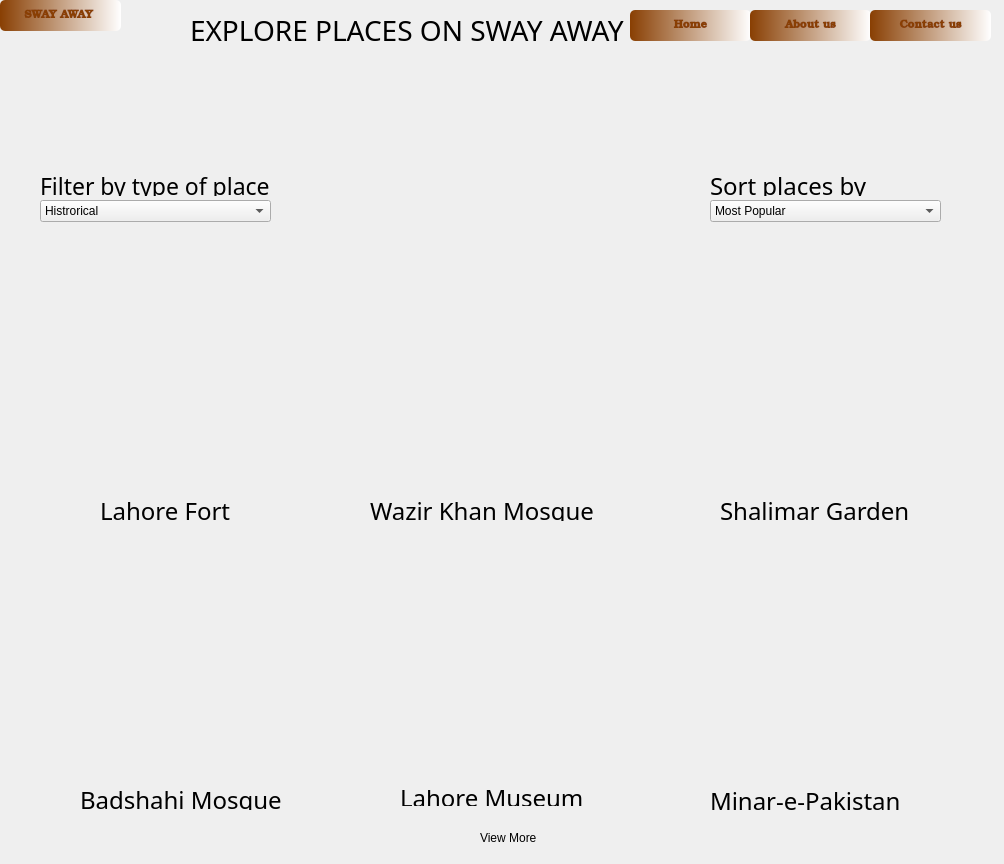
<?xml version="1.0" encoding="UTF-8"?>
<ui version="4.0">
 <class>Form</class>
 <widget class="QWidget" name="Form">
  <property name="geometry">
   <rect>
    <x>0</x>
    <y>0</y>
    <width>1004</width>
    <height>864</height>
   </rect>
  </property>
  <property name="windowTitle">
   <string>Form</string>
  </property>
  <widget class="QLabel" name="label">
   <property name="geometry">
    <rect>
     <x>0</x>
     <y>0</y>
     <width>1011</width>
     <height>871</height>
    </rect>
   </property>
   <property name="styleSheet">
    <string notr="true">background-image: url(:/pics/db.png);</string>
   </property>
   <property name="text">
    <string/>
   </property>
  </widget>
  <widget class="QComboBox" name="comboBox">
   <property name="geometry">
    <rect>
     <x>40</x>
     <y>200</y>
     <width>231</width>
     <height>22</height>
    </rect>
   </property>
   <item>
    <property name="text">
     <string>Histrorical</string>
    </property>
   </item>
   <item>
    <property name="text">
     <string>Cafes</string>
    </property>
   </item>
   <item>
    <property name="text">
     <string>Funlands</string>
    </property>
   </item>
  </widget>
  <widget class="QComboBox" name="comboBox_2">
   <property name="geometry">
    <rect>
     <x>710</x>
     <y>200</y>
     <width>231</width>
     <height>22</height>
    </rect>
   </property>
   <property name="currentText">
    <string>Most Popular</string>
   </property>
   <property name="currentIndex">
    <number>0</number>
   </property>
   <item>
    <property name="text">
     <string>Most Popular</string>
    </property>
   </item>
   <item>
    <property name="text">
     <string>Rating</string>
    </property>
   </item>
   <item>
    <property name="text">
     <string>Reviews</string>
    </property>
   </item>
   <item>
    <property name="text">
     <string/>
    </property>
   </item>
  </widget>
  <widget class="QLabel" name="label_2">
   <property name="geometry">
    <rect>
     <x>0</x>
     <y>0</y>
     <width>1011</width>
     <height>161</height>
    </rect>
   </property>
   <property name="styleSheet">
    <string notr="true">background-image: url(:/pics/ok.png);</string>
   </property>
   <property name="text">
    <string/>
   </property>
  </widget>
  <widget class="QLabel" name="label_3">
   <property name="geometry">
    <rect>
     <x>20</x>
     <y>560</y>
     <width>321</width>
     <height>211</height>
    </rect>
   </property>
   <property name="styleSheet">
    <string notr="true">background-image: url(:/pics/bddddd.png);</string>
   </property>
   <property name="text">
    <string/>
   </property>
  </widget>
  <widget class="QLabel" name="label_4">
   <property name="geometry">
    <rect>
     <x>20</x>
     <y>270</y>
     <width>321</width>
     <height>221</height>
    </rect>
   </property>
   <property name="styleSheet">
    <string notr="true">background-image: url(:/pics/lf.png);</string>
   </property>
   <property name="text">
    <string/>
   </property>
  </widget>
  <widget class="QLabel" name="label_5">
   <property name="geometry">
    <rect>
     <x>670</x>
     <y>270</y>
     <width>301</width>
     <height>221</height>
    </rect>
   </property>
   <property name="styleSheet">
    <string notr="true">background-image: url(:/pics/shala.png);</string>
   </property>
   <property name="text">
    <string/>
   </property>
  </widget>
  <widget class="QLabel" name="label_6">
   <property name="geometry">
    <rect>
     <x>360</x>
     <y>270</y>
     <width>291</width>
     <height>221</height>
    </rect>
   </property>
   <property name="styleSheet">
    <string notr="true">background-image: url(:/pics/wk.png);</string>
   </property>
   <property name="text">
    <string/>
   </property>
  </widget>
  <widget class="QLabel" name="label_7">
   <property name="geometry">
    <rect>
     <x>360</x>
     <y>560</y>
     <width>291</width>
     <height>211</height>
    </rect>
   </property>
   <property name="styleSheet">
    <string notr="true">background-image: url(:/pics/LM.png);</string>
   </property>
   <property name="text">
    <string/>
   </property>
  </widget>
  <widget class="QLabel" name="label_8">
   <property name="geometry">
    <rect>
     <x>680</x>
     <y>560</y>
     <width>301</width>
     <height>211</height>
    </rect>
   </property>
   <property name="styleSheet">
    <string notr="true">background-image: url(:/pics/mmmmmmmmm.png);</string>
   </property>
   <property name="text">
    <string/>
   </property>
  </widget>
  <widget class="QLabel" name="label_9">
   <property name="geometry">
    <rect>
     <x>100</x>
     <y>500</y>
     <width>171</width>
     <height>21</height>
    </rect>
   </property>
   <property name="font">
    <font>
     <family>Colonna MT</family>
     <pointsize>18</pointsize>
    </font>
   </property>
   <property name="text">
    <string>Lahore Fort</string>
   </property>
  </widget>
  <widget class="QLabel" name="label_10">
   <property name="geometry">
    <rect>
     <x>370</x>
     <y>500</y>
     <width>251</width>
     <height>21</height>
    </rect>
   </property>
   <property name="font">
    <font>
     <family>Colonna MT</family>
     <pointsize>18</pointsize>
    </font>
   </property>
   <property name="text">
    <string>Wazir Khan Mosque</string>
   </property>
  </widget>
  <widget class="QLabel" name="label_11">
   <property name="geometry">
    <rect>
     <x>720</x>
     <y>500</y>
     <width>211</width>
     <height>21</height>
    </rect>
   </property>
   <property name="font">
    <font>
     <family>Colonna MT</family>
     <pointsize>18</pointsize>
    </font>
   </property>
   <property name="text">
    <string>Shalimar Garden</string>
   </property>
  </widget>
  <widget class="QLabel" name="label_12">
   <property name="geometry">
    <rect>
     <x>80</x>
     <y>790</y>
     <width>241</width>
     <height>20</height>
    </rect>
   </property>
   <property name="font">
    <font>
     <family>Colonna MT</family>
     <pointsize>18</pointsize>
    </font>
   </property>
   <property name="text">
    <string>Badshahi Mosque</string>
   </property>
  </widget>
  <widget class="QLabel" name="label_13">
   <property name="geometry">
    <rect>
     <x>400</x>
     <y>790</y>
     <width>211</width>
     <height>16</height>
    </rect>
   </property>
   <property name="font">
    <font>
     <family>Colonna MT</family>
     <pointsize>18</pointsize>
    </font>
   </property>
   <property name="text">
    <string>Lahore Museum</string>
   </property>
  </widget>
  <widget class="QLabel" name="label_14">
   <property name="geometry">
    <rect>
     <x>710</x>
     <y>790</y>
     <width>231</width>
     <height>21</height>
    </rect>
   </property>
   <property name="font">
    <font>
     <family>Colonna MT</family>
     <pointsize>18</pointsize>
    </font>
   </property>
   <property name="text">
    <string>Minar-e-Pakistan</string>
   </property>
  </widget>
  <widget class="QLabel" name="label_15">
   <property name="geometry">
    <rect>
     <x>40</x>
     <y>175</y>
     <width>271</width>
     <height>21</height>
    </rect>
   </property>
   <property name="font">
    <font>
     <family>Colonna MT</family>
     <pointsize>17</pointsize>
     <weight>50</weight>
     <bold>false</bold>
    </font>
   </property>
   <property name="text">
    <string>Filter by type of place</string>
   </property>
  </widget>
  <widget class="QLabel" name="label_16">
   <property name="geometry">
    <rect>
     <x>710</x>
     <y>175</y>
     <width>181</width>
     <height>21</height>
    </rect>
   </property>
   <property name="font">
    <font>
     <family>Colonna MT</family>
     <pointsize>18</pointsize>
    </font>
   </property>
   <property name="text">
    <string>Sort places by</string>
   </property>
  </widget>
  <widget class="QLabel" name="label_17">
   <property name="geometry">
    <rect>
     <x>480</x>
     <y>830</y>
     <width>91</width>
     <height>16</height>
    </rect>
   </property>
   <property name="text">
    <string>View More</string>
   </property>
  </widget>
  <widget class="QLabel" name="label_18">
   <property name="geometry">
    <rect>
     <x>190</x>
     <y>10</y>
     <width>561</width>
     <height>41</height>
    </rect>
   </property>
   <property name="font">
    <font>
     <family>Colonna MT</family>
     <pointsize>21</pointsize>
    </font>
   </property>
   <property name="text">
    <string>EXPLORE PLACES ON SWAY AWAY</string>
   </property>
  </widget>
  <widget class="QPushButton" name="pushButton">
   <property name="geometry">
    <rect>
     <x>0</x>
     <y>0</y>
     <width>121</width>
     <height>31</height>
    </rect>
   </property>
   <property name="font">
    <font>
     <family>Bookman Old Style</family>
     <pointsize>8</pointsize>
     <weight>75</weight>
     <italic>false</italic>
     <bold>true</bold>
    </font>
   </property>
   <property name="styleSheet">
    <string notr="true">QPushButton#pushButton{
 background-color: qlineargradient(spread:pad, x1:0, y1:0, x2:1, y2:0, stop:0 rgba(137, 63, 3, 255), stop:1 rgba(255, 255, 255, 255));
 color:rgba(137,63,3,255);
 border-radius:5px;
}
QPushButton#pushButton:hover{
 background-color: qlineargradient(spread:pad, x1:0, y1:0, x2:1, y2:0, stop:0 rgba(150, 63, 45, 255), stop:1 rgba(255, 255, 255, 255));
}
QPushButton#pushButton:pressed{
	padding-left:5px;
	padding-top:5px:
	background-color:rgba(140,120,111,255);
}</string>
   </property>
   <property name="text">
    <string>SWAY AWAY </string>
   </property>
  </widget>
  <widget class="QPushButton" name="pushButton_2">
   <property name="geometry">
    <rect>
     <x>630</x>
     <y>10</y>
     <width>121</width>
     <height>31</height>
    </rect>
   </property>
   <property name="font">
    <font>
     <family>Bookman Old Style</family>
     <pointsize>8</pointsize>
     <weight>75</weight>
     <italic>false</italic>
     <bold>true</bold>
    </font>
   </property>
   <property name="styleSheet">
    <string notr="true">QPushButton#pushButton_2{
 background-color: qlineargradient(spread:pad, x1:0, y1:0, x2:1, y2:0, stop:0 rgba(137, 63, 3, 255), stop:1 rgba(255, 255, 255, 255));
 color:rgba(137,63,3,255);
 border-radius:5px;
}
QPushButton#pushButton_2:hover{
 background-color: qlineargradient(spread:pad, x1:0, y1:0, x2:1, y2:0, stop:0 rgba(150, 63, 45, 255), stop:1 rgba(255, 255, 255, 255));
}
QPushButton#pushButton_2:pressed{
	padding-left:5px;
	padding-top:5px:
	background-color:rgba(140,120,111,255);
}</string>
   </property>
   <property name="text">
    <string>Home</string>
   </property>
  </widget>
  <widget class="QPushButton" name="pushButton_3">
   <property name="geometry">
    <rect>
     <x>750</x>
     <y>10</y>
     <width>121</width>
     <height>31</height>
    </rect>
   </property>
   <property name="font">
    <font>
     <family>Bookman Old Style</family>
     <pointsize>8</pointsize>
     <weight>75</weight>
     <italic>false</italic>
     <bold>true</bold>
    </font>
   </property>
   <property name="styleSheet">
    <string notr="true">QPushButton#pushButton_3{
 background-color: qlineargradient(spread:pad, x1:0, y1:0, x2:1, y2:0, stop:0 rgba(137, 63, 3, 255), stop:1 rgba(255, 255, 255, 255));
 color:rgba(137,63,3,255);
 border-radius:5px;
}
QPushButton#pushButton_3:hover{
 background-color: qlineargradient(spread:pad, x1:0, y1:0, x2:1, y2:0, stop:0 rgba(150, 63, 45, 255), stop:1 rgba(255, 255, 255, 255));
}
QPushButton#pushButton_3:pressed{
	padding-left:5px;
	padding-top:5px:
	background-color:rgba(140,120,111,255);
}</string>
   </property>
   <property name="text">
    <string>About us</string>
   </property>
  </widget>
  <widget class="QPushButton" name="pushButton_4">
   <property name="geometry">
    <rect>
     <x>870</x>
     <y>10</y>
     <width>121</width>
     <height>31</height>
    </rect>
   </property>
   <property name="font">
    <font>
     <family>Bookman Old Style</family>
     <pointsize>8</pointsize>
     <weight>75</weight>
     <italic>false</italic>
     <bold>true</bold>
    </font>
   </property>
   <property name="styleSheet">
    <string notr="true">QPushButton#pushButton_4{
 background-color: qlineargradient(spread:pad, x1:0, y1:0, x2:1, y2:0, stop:0 rgba(137, 63, 3, 255), stop:1 rgba(255, 255, 255, 255));
 color:rgba(137,63,3,255);
 border-radius:5px;
}
QPushButton#pushButton_4:hover{
 background-color: qlineargradient(spread:pad, x1:0, y1:0, x2:1, y2:0, stop:0 rgba(150, 63, 45, 255), stop:1 rgba(255, 255, 255, 255));
}
QPushButton#pushButton_4:pressed{
	padding-left:5px;
	padding-top:5px:
	background-color:rgba(140,120,111,255);
}</string>
   </property>
   <property name="text">
    <string>Contact us</string>
   </property>
  </widget>
 </widget>
 <resources>
  <include location="pics.qrc"/>
 </resources>
 <connections/>
</ui>
